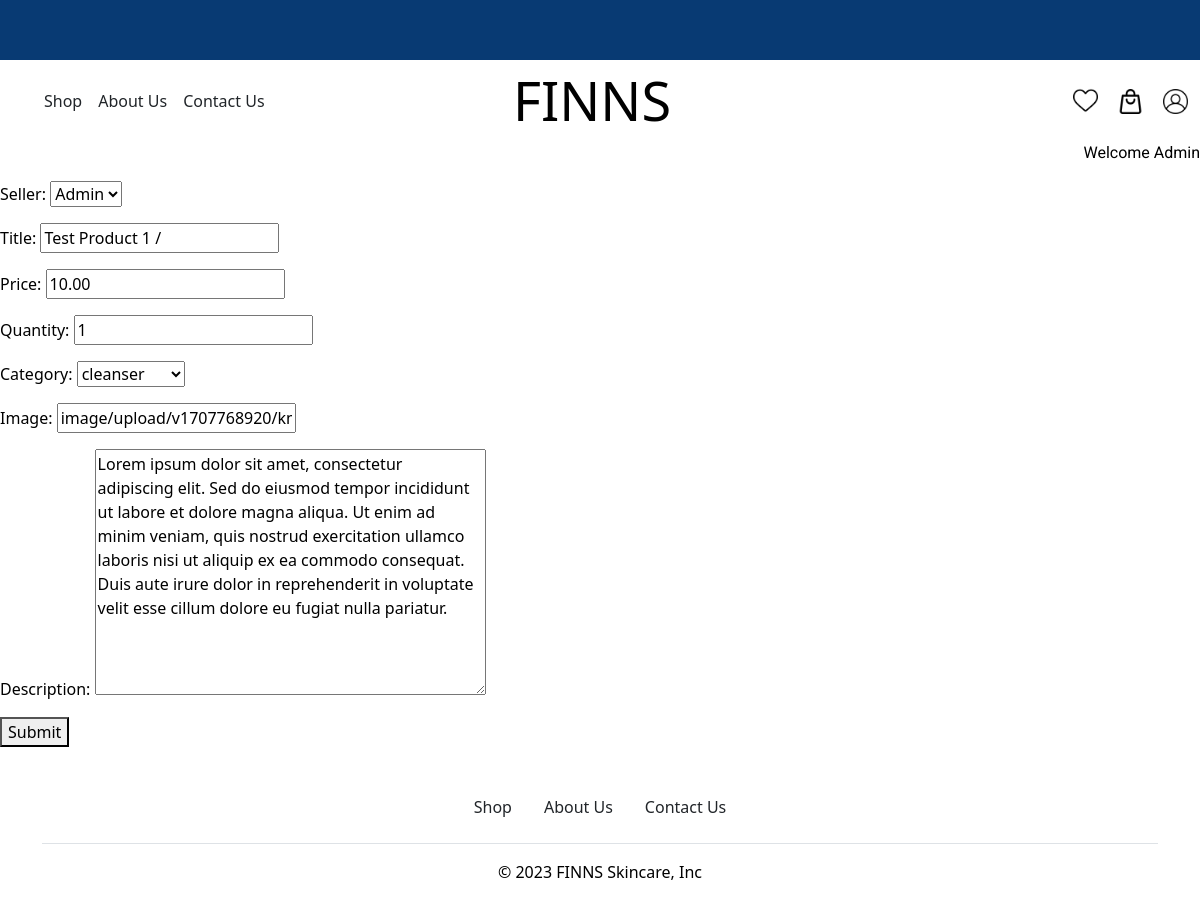
Page /product/edit/1/ (signed in) on the earlier database version.
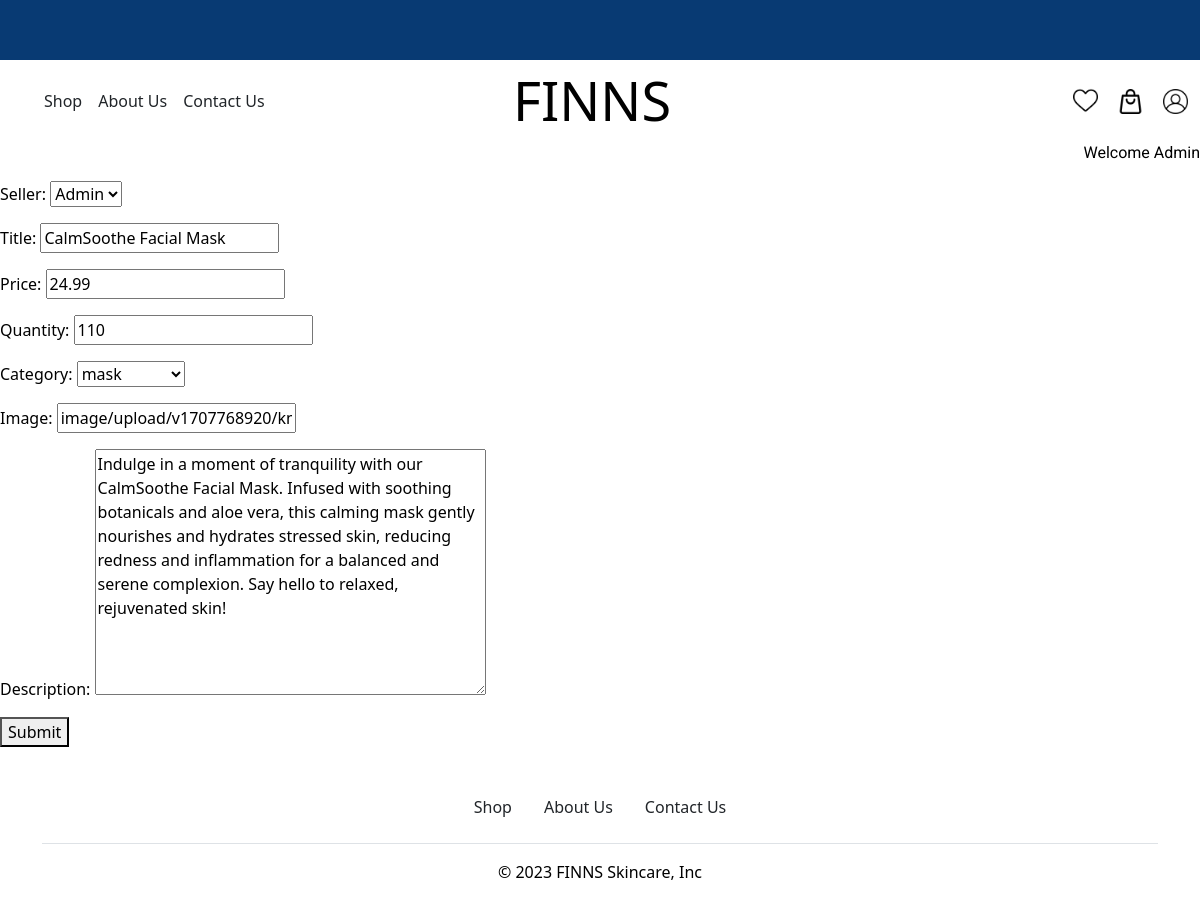
Same page on the later database version.
### product/models.py (models this page shows, shortened)
class Product(models.Model):
    CATEGORY_CHOICES = [
        ('Cleanser', 'cleanser'),
        ('Moisturizer', 'moisturizer'),
        ('Serum', 'serum'),
        ('Sunscreen', 'sunscreen'),
        ('Mask', 'mask'),
        ('Toner', 'toner'),
        ('Exfoliant', 'exfoliant'),
        ('Eye Cream', 'eye_cream'),
    ]
    seller = models.ForeignKey(get_user_model(), on_delete=models.CASCADE)
    title = models.CharField(max_length=255)
    description = models.TextField()
    price = models.DecimalField(max_digits=10, decimal_places=2)
    quantity = models.PositiveIntegerField()
    category = models.CharField(max_length=20, choices=CATEGORY_CHOICES, blank=True, null=True)
    created_at = models.DateTimeField(auto_now_add=True)
    updated_at = models.DateTimeField(auto_now=True)
    product_image = CloudinaryField('image', default='placeholder')

### product/views.py (the view)
# urls.py: path('edit/<int:model_id>/', views.edit, name='edit'),
@login_required
def edit(request, model_id):  # Add model_id as a parameter
    model_instance = Product.objects.get(pk=model_id)
    if request.method == "POST":
        editForm = EditProductForm(request.POST, instance=model_instance)  # Correct typo in variable name
        if editForm.is_valid():
            editForm.save()  # Call editForm.save() to save the form data
            messages.success(request, "Product updated")
            return redirect('product:product_detail', pk=model_instance.pk)  # Use model_instance instead of new_product
    else:
        editForm = EditProductForm(instance=model_instance)  # Use instance=model_instance
    return render(request, 'product/edit_form.html', {'form': editForm})  # Use editForm instead of form

### product/forms.py
class EditProductForm(forms.ModelForm):
    class Meta:
        model = Product
        fields = ('seller', 'title', 'price', 'quantity','category','product_image','description')

### product/templates/product/edit_form.html (shortened to what this page needs)
{% extends "base.html" %}
{% block content %}
    <form action="{% url 'product:edit_product' %}" method="post" enctype="multipart/form-data">
        <div class="space-y-4">
            {{ form.as_p }}
        </div>
        <button type="submit">Submit</button>
    </form>
{% endblock %}

### templates/base.html (shortened to what this page needs)
{% url 'home' as home_url %}
<!DOCTYPE html>
<html class="h-100" lang="en">
  <head>
    <link
      href="https://cdn.jsdelivr.net/npm/bootstrap@5.0.1/dist/css/bootstrap.min.css"
      rel="stylesheet"
    />
     <link rel="stylesheet" href="/static/css/style.css" />
    <link rel="stylesheet" href="https://cdn.jsdelivr.net/npm/bootstrap@5.0.3/dist/css/bootstrap.min.css">
  </head>
  <body >
    <div id="head-color"></div>
    <div class="container-fluid text-center nav-bar-container align-items-center">
      <div class="row d-flex align-items-center">
        <div class="col-4"><nav class="navbar navbar-expand-lg bg-body-tertiary">
          <div class="container-fluid">
            <div class="collapse navbar-collapse" id="navbarNav">
              <ul class="navbar-nav me-auto mb-2 mb-lg-0">
                <li class="nav-item">
                  <a class="nav-link text-dark" aria-current="page" href="{% url 'product:productlist' %}">Shop</a>
                </li>
                <li class="nav-item">
                  <a class="nav-link text-dark" aria-current="page" href="{% url 'about' %}"
                    >About Us</a
                  >
                </li>
                <li class="nav-item">
                  <a class="nav-link text-dark" aria-current="page" href="{% url 'contact_us' %}">Contact Us</a>
                </li>
              </ul>
            </div>
          </div>
        </nav></div>
        <div class="col-4">
          <div class="mx-auto order-0">
            <a class="navbar-brand" href="{% url 'home' %}"><span class="brand"><span class="red-o" id="finns">FINNS</span></a>
        </div>
        </div>
        <div class="col-4">
          <nav class="navbar-icons">
            <img
              src="/static/images/heart.png"
              width="25"
              height="25"
              alt="heart icon"
            />
            <a href="{% url 'cart_summary' %}">
            <img
              src="/static/images/shopping-bag.png"
              width="25"
              height="25"
              alt="shopping bag icon"
            />
            </a>
            <a href="{% url 'register' %}">
            <img
              src="/static/images/user.png"
              width="25"
              height="25"
              alt="user icon"
            />
            </a>
          </nav>
      </div>
      </div>
    </div>
    <p class="roboto d-flex justify-content-end pr-4">Welcome {{ user.get_username }}</p>
    <main class="flex-shrink-0 main-bg">
      {% block content %}{% endblock content %}
    </main>
    <footer>
      <div class="container sticky-bottom">
        <footer class="py-3 my-4">
          <ul class="nav justify-content-center border-bottom pb-3 mb-3">
            <li class="nav-item">
              <a class="nav-link text-dark" aria-current="page" href="{% url 'product:productlist' %}">Shop</a>
            </li>
            <li class="nav-item">
              <a class="nav-link text-dark" aria-current="page" href="{% url 'about' %}"
                >About Us</a
              >
            </li>
            <li class="nav-item">
              <a class="nav-link text-dark" aria-current="page" href="{% url 'contact_us' %}">Contact Us</a>
            </li>
          </ul>
          <p class="text-center text-body-secondary">© 2023 FINNS Skincare, Inc</p>
        </footer>
      </div>
    </footer>
  </body>
</html>

### static/css/style.css (style rules this page uses)
body { font-family: "Playfair Display", serif; color: black !important; min-height: 100vh; }
.roboto { font-family: "Roboto", sans-serif; }
#finns { font-size: 54px; color: black !important; }
#head-color { height: 60px; background-color: #083a73; }
.navbar-icons { display: flex; justify-content: flex-end; align-items: center; gap: 20px; }
#navbarNav { font-size: 16px; color: black !important; }

Differences in the rows shown:
changed Product "Admin": title "Test Product 1 /" → "CalmSoothe Facial Mask"; price "10.00" → "24.99"; quantity "1" → "110"; category "cleanser" → "mask"; description "Lorem ipsum dolor sit amet, consectetur adipiscing elit. Sed do eiusmod tempor incididunt ut labore et dolore magna aliqua. Ut enim ad minim veniam, quis nostrud exercitation ullamco laboris nisi ut aliquip ex ea commodo consequat. Duis aute irure dolor in reprehenderit in voluptate velit esse cillum dolore eu fugiat nulla pariatur." → "Indulge in a moment of tranquility with our CalmSoothe Facial Mask. Infused with soothing botanicals and aloe vera, this calming mask gently nourishes and hydrates stressed skin, reducing redness and inflammation for a balanced and serene complexion. Say hello to relaxed, rejuvenated skin!"
